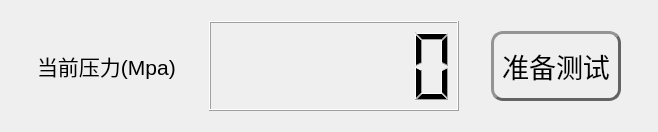
<?xml version="1.0" encoding="UTF-8"?>
<ui version="4.0">
 <class>CurrentPress</class>
 <widget class="QWidget" name="CurrentPress">
  <property name="geometry">
   <rect>
    <x>0</x>
    <y>0</y>
    <width>658</width>
    <height>132</height>
   </rect>
  </property>
  <property name="windowTitle">
   <string>Form</string>
  </property>
  <property name="styleSheet">
   <string notr="true">QLabel{font-size:16pt;}</string>
  </property>
  <layout class="QHBoxLayout" name="horizontalLayout">
   <item>
    <widget class="QLabel" name="label_33">
     <property name="sizePolicy">
      <sizepolicy hsizetype="Fixed" vsizetype="Fixed">
       <horstretch>0</horstretch>
       <verstretch>0</verstretch>
      </sizepolicy>
     </property>
     <property name="minimumSize">
      <size>
       <width>140</width>
       <height>90</height>
      </size>
     </property>
     <property name="maximumSize">
      <size>
       <width>140</width>
       <height>90</height>
      </size>
     </property>
     <property name="styleSheet">
      <string notr="true"/>
     </property>
     <property name="text">
      <string>当前压力(Mpa)</string>
     </property>
     <property name="wordWrap">
      <bool>false</bool>
     </property>
    </widget>
   </item>
   <item>
    <widget class="QLCDNumber" name="press_lcd">
     <property name="sizePolicy">
      <sizepolicy hsizetype="Fixed" vsizetype="Fixed">
       <horstretch>0</horstretch>
       <verstretch>0</verstretch>
      </sizepolicy>
     </property>
     <property name="minimumSize">
      <size>
       <width>250</width>
       <height>90</height>
      </size>
     </property>
     <property name="maximumSize">
      <size>
       <width>250</width>
       <height>90</height>
      </size>
     </property>
     <property name="digitCount">
      <number>6</number>
     </property>
     <property name="value" stdset="0">
      <double>0.000000000000000</double>
     </property>
     <property name="intValue" stdset="0">
      <number>0</number>
     </property>
    </widget>
   </item>
   <item>
    <widget class="QPushButton" name="ready_button">
     <property name="sizePolicy">
      <sizepolicy hsizetype="Fixed" vsizetype="Fixed">
       <horstretch>0</horstretch>
       <verstretch>0</verstretch>
      </sizepolicy>
     </property>
     <property name="minimumSize">
      <size>
       <width>130</width>
       <height>70</height>
      </size>
     </property>
     <property name="maximumSize">
      <size>
       <width>130</width>
       <height>70</height>
      </size>
     </property>
     <property name="font">
      <font>
       <family>Arial</family>
       <pointsize>20</pointsize>
       <weight>50</weight>
       <italic>false</italic>
       <bold>false</bold>
      </font>
     </property>
     <property name="styleSheet">
      <string notr="true">QPushButton#ready_button {
	font: 20pt &quot;Arial&quot;;
    background:qlineargradient(spread:pad, x1:0, y1:0, x2:0, y2:1, stop:0.05 					#77d42a, stop:1 #5cb811);
    border-style:outset;
    border-width:3px;
    border-radius:12px;
    border-color:#636363;
    padding:4px 8px;
}

QPushButton#ready_button:hover{
    background:qlineargradient(spread:pad, x1:0, y1:0, x2:0, y2:1, stop:0.05 					#5cb811, stop:1 #77d42a);
}

QPushButton#ready_button:pressed{
     background: #adff2f;
     border-style: inset;}</string>
     </property>
     <property name="text">
      <string>准备测试</string>
     </property>
     <property name="shortcut">
      <string>Ctrl+Alt+R</string>
     </property>
    </widget>
   </item>
  </layout>
 </widget>
 <resources>
  <include location="../../FCY_v2/Ui/Icons/Icons.qrc"/>
 </resources>
 <connections/>
</ui>
